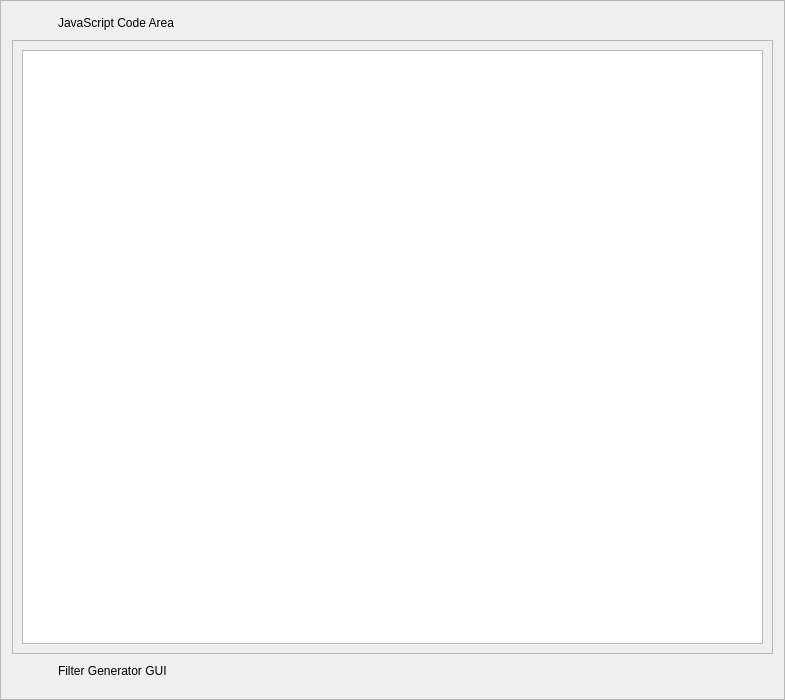
<?xml version="1.0" encoding="UTF-8"?>
<ui version="4.0">
 <class>FilterCreatorTab</class>
 <widget class="QFrame" name="FilterCreatorTab">
  <property name="geometry">
   <rect>
    <x>0</x>
    <y>0</y>
    <width>785</width>
    <height>700</height>
   </rect>
  </property>
  <property name="windowTitle">
   <string>Frame</string>
  </property>
  <property name="frameShape">
   <enum>QFrame::StyledPanel</enum>
  </property>
  <property name="frameShadow">
   <enum>QFrame::Raised</enum>
  </property>
  <layout class="QGridLayout" name="mainlayout">
   <item row="0" column="0">
    <widget class="PrimitiveButton" name="jsbut">
     <property name="sizePolicy">
      <sizepolicy hsizetype="Fixed" vsizetype="Fixed">
       <horstretch>0</horstretch>
       <verstretch>0</verstretch>
      </sizepolicy>
     </property>
     <property name="text">
      <string/>
     </property>
     <property name="flat">
      <bool>true</bool>
     </property>
    </widget>
   </item>
   <item row="0" column="1">
    <widget class="QLabel" name="label">
     <property name="frameShape">
      <enum>QFrame::NoFrame</enum>
     </property>
     <property name="frameShadow">
      <enum>QFrame::Plain</enum>
     </property>
     <property name="text">
      <string>JavaScript Code Area</string>
     </property>
    </widget>
   </item>
   <item row="1" column="0" colspan="2">
    <widget class="QFrame" name="jsframe">
     <property name="sizePolicy">
      <sizepolicy hsizetype="Preferred" vsizetype="Expanding">
       <horstretch>0</horstretch>
       <verstretch>0</verstretch>
      </sizepolicy>
     </property>
     <property name="frameShape">
      <enum>QFrame::StyledPanel</enum>
     </property>
     <property name="frameShadow">
      <enum>QFrame::Raised</enum>
     </property>
     <layout class="QGridLayout" name="gridLayout">
      <item row="0" column="0">
       <widget class="MLScriptEditor" name="jscode"/>
      </item>
     </layout>
    </widget>
   </item>
   <item row="2" column="0">
    <widget class="PrimitiveButton" name="guibut">
     <property name="sizePolicy">
      <sizepolicy hsizetype="Fixed" vsizetype="Fixed">
       <horstretch>0</horstretch>
       <verstretch>0</verstretch>
      </sizepolicy>
     </property>
     <property name="text">
      <string/>
     </property>
     <property name="flat">
      <bool>true</bool>
     </property>
    </widget>
   </item>
   <item row="2" column="1">
    <widget class="QLabel" name="label_2">
     <property name="frameShape">
      <enum>QFrame::NoFrame</enum>
     </property>
     <property name="frameShadow">
      <enum>QFrame::Plain</enum>
     </property>
     <property name="text">
      <string>Filter Generator GUI</string>
     </property>
    </widget>
   </item>
   <item row="3" column="0" colspan="2">
    <widget class="FilterGeneratorGUI" name="guiframe">
     <property name="frameShape">
      <enum>QFrame::StyledPanel</enum>
     </property>
     <property name="frameShadow">
      <enum>QFrame::Raised</enum>
     </property>
    </widget>
   </item>
  </layout>
 </widget>
 <customwidgets>
  <customwidget>
   <class>PrimitiveButton</class>
   <extends>QPushButton</extends>
   <header>additionalgui.h</header>
  </customwidget>
  <customwidget>
   <class>FilterGeneratorGUI</class>
   <extends>QFrame</extends>
   <header>xmlgeneratorgui.h</header>
   <container>1</container>
  </customwidget>
  <customwidget>
   <class>MLScriptEditor</class>
   <extends>QPlainTextEdit</extends>
   <header>additionalgui.h</header>
  </customwidget>
 </customwidgets>
 <resources/>
 <connections/>
</ui>
